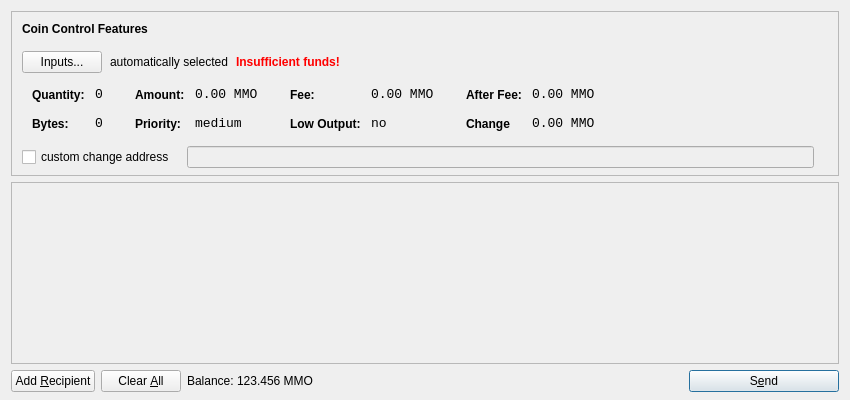
<?xml version="1.0" encoding="UTF-8"?>
<ui version="4.0">
 <class>SendCoinsDialog</class>
 <widget class="QDialog" name="SendCoinsDialog">
  <property name="geometry">
   <rect>
    <x>0</x>
    <y>0</y>
    <width>850</width>
    <height>400</height>
   </rect>
  </property>
  <property name="windowTitle">
   <string>Send Coins</string>
  </property>
  <property name="styleSheet">
   <string notr="true">background-image: url(:/images/gr);</string>
  </property>
  <layout class="QVBoxLayout" name="verticalLayout" stretch="0,1,0">
   <property name="bottomMargin">
    <number>8</number>
   </property>
   <item>
    <widget class="QFrame" name="frameCoinControl">
     <property name="sizePolicy">
      <sizepolicy hsizetype="Expanding" vsizetype="Expanding">
       <horstretch>0</horstretch>
       <verstretch>0</verstretch>
      </sizepolicy>
     </property>
     <property name="maximumSize">
      <size>
       <width>16777215</width>
       <height>16777215</height>
      </size>
     </property>
     <property name="frameShape">
      <enum>QFrame::StyledPanel</enum>
     </property>
     <property name="frameShadow">
      <enum>QFrame::Sunken</enum>
     </property>
     <layout class="QVBoxLayout" name="verticalLayoutCoinControl2">
      <property name="spacing">
       <number>6</number>
      </property>
      <property name="leftMargin">
       <number>0</number>
      </property>
      <property name="topMargin">
       <number>0</number>
      </property>
      <property name="rightMargin">
       <number>0</number>
      </property>
      <property name="bottomMargin">
       <number>6</number>
      </property>
      <item>
       <layout class="QVBoxLayout" name="verticalLayoutCoinControl" stretch="0,0,0,0,1">
        <property name="spacing">
         <number>0</number>
        </property>
        <property name="leftMargin">
         <number>10</number>
        </property>
        <property name="topMargin">
         <number>10</number>
        </property>
        <item>
         <layout class="QHBoxLayout" name="horizontalLayoutCoinControl1">
          <property name="bottomMargin">
           <number>15</number>
          </property>
          <item>
           <widget class="QLabel" name="labelCoinControlFeatures">
            <property name="sizePolicy">
             <sizepolicy hsizetype="Preferred" vsizetype="Maximum">
              <horstretch>0</horstretch>
              <verstretch>0</verstretch>
             </sizepolicy>
            </property>
            <property name="font">
             <font>
              <weight>75</weight>
              <bold>true</bold>
             </font>
            </property>
            <property name="styleSheet">
             <string notr="true">font-weight:bold;</string>
            </property>
            <property name="text">
             <string>Coin Control Features</string>
            </property>
           </widget>
          </item>
         </layout>
        </item>
        <item>
         <layout class="QHBoxLayout" name="horizontalLayoutCoinControl2" stretch="0,0,0,0">
          <property name="spacing">
           <number>8</number>
          </property>
          <property name="bottomMargin">
           <number>10</number>
          </property>
          <item>
           <widget class="QPushButton" name="pushButtonCoinControl">
            <property name="styleSheet">
             <string notr="true"/>
            </property>
            <property name="text">
             <string>Inputs...</string>
            </property>
           </widget>
          </item>
          <item>
           <widget class="QLabel" name="labelCoinControlAutomaticallySelected">
            <property name="text">
             <string>automatically selected</string>
            </property>
            <property name="margin">
             <number>5</number>
            </property>
           </widget>
          </item>
          <item>
           <widget class="QLabel" name="labelCoinControlInsuffFunds">
            <property name="font">
             <font>
              <weight>75</weight>
              <bold>true</bold>
             </font>
            </property>
            <property name="styleSheet">
             <string notr="true">color:red;font-weight:bold;</string>
            </property>
            <property name="text">
             <string>Insufficient funds!</string>
            </property>
            <property name="margin">
             <number>5</number>
            </property>
           </widget>
          </item>
          <item>
           <spacer name="horizontalSpacerCoinControl">
            <property name="orientation">
             <enum>Qt::Horizontal</enum>
            </property>
            <property name="sizeHint" stdset="0">
             <size>
              <width>40</width>
              <height>1</height>
             </size>
            </property>
           </spacer>
          </item>
         </layout>
        </item>
        <item>
         <widget class="QWidget" name="widgetCoinControl" native="true">
          <property name="sizePolicy">
           <sizepolicy hsizetype="Preferred" vsizetype="Preferred">
            <horstretch>0</horstretch>
            <verstretch>0</verstretch>
           </sizepolicy>
          </property>
          <property name="minimumSize">
           <size>
            <width>0</width>
            <height>0</height>
           </size>
          </property>
          <property name="styleSheet">
           <string notr="true"/>
          </property>
          <layout class="QHBoxLayout" name="horizontalLayoutCoinControl5">
           <property name="leftMargin">
            <number>0</number>
           </property>
           <property name="topMargin">
            <number>0</number>
           </property>
           <property name="rightMargin">
            <number>0</number>
           </property>
           <property name="bottomMargin">
            <number>0</number>
           </property>
           <item>
            <layout class="QHBoxLayout" name="horizontalLayoutCoinControl3" stretch="0,0,0,1">
             <property name="spacing">
              <number>20</number>
             </property>
             <property name="topMargin">
              <number>0</number>
             </property>
             <property name="bottomMargin">
              <number>10</number>
             </property>
             <item>
              <layout class="QFormLayout" name="formLayoutCoinControl1">
               <property name="horizontalSpacing">
                <number>10</number>
               </property>
               <property name="verticalSpacing">
                <number>14</number>
               </property>
               <property name="leftMargin">
                <number>10</number>
               </property>
               <property name="topMargin">
                <number>4</number>
               </property>
               <property name="rightMargin">
                <number>6</number>
               </property>
               <item row="0" column="0">
                <widget class="QLabel" name="labelCoinControlQuantityText">
                 <property name="styleSheet">
                  <string notr="true">font-weight:bold;</string>
                 </property>
                 <property name="text">
                  <string>Quantity:</string>
                 </property>
                 <property name="margin">
                  <number>0</number>
                 </property>
                </widget>
               </item>
               <item row="0" column="1">
                <widget class="QLabel" name="labelCoinControlQuantity">
                 <property name="font">
                  <font>
                   <family>Monospace</family>
                   <pointsize>10</pointsize>
                  </font>
                 </property>
                 <property name="cursor">
                  <cursorShape>IBeamCursor</cursorShape>
                 </property>
                 <property name="contextMenuPolicy">
                  <enum>Qt::ActionsContextMenu</enum>
                 </property>
                 <property name="text">
                  <string>0</string>
                 </property>
                 <property name="margin">
                  <number>0</number>
                 </property>
                 <property name="textInteractionFlags">
                  <set>Qt::LinksAccessibleByMouse|Qt::TextSelectableByKeyboard|Qt::TextSelectableByMouse</set>
                 </property>
                </widget>
               </item>
               <item row="1" column="0">
                <widget class="QLabel" name="labelCoinControlBytesText">
                 <property name="styleSheet">
                  <string notr="true">font-weight:bold;</string>
                 </property>
                 <property name="text">
                  <string>Bytes:</string>
                 </property>
                </widget>
               </item>
               <item row="1" column="1">
                <widget class="QLabel" name="labelCoinControlBytes">
                 <property name="font">
                  <font>
                   <family>Monospace</family>
                   <pointsize>10</pointsize>
                  </font>
                 </property>
                 <property name="cursor">
                  <cursorShape>IBeamCursor</cursorShape>
                 </property>
                 <property name="contextMenuPolicy">
                  <enum>Qt::ActionsContextMenu</enum>
                 </property>
                 <property name="text">
                  <string>0</string>
                 </property>
                 <property name="textInteractionFlags">
                  <set>Qt::LinksAccessibleByMouse|Qt::TextSelectableByKeyboard|Qt::TextSelectableByMouse</set>
                 </property>
                </widget>
               </item>
              </layout>
             </item>
             <item>
              <layout class="QFormLayout" name="formLayoutCoinControl2">
               <property name="horizontalSpacing">
                <number>10</number>
               </property>
               <property name="verticalSpacing">
                <number>14</number>
               </property>
               <property name="leftMargin">
                <number>6</number>
               </property>
               <property name="topMargin">
                <number>4</number>
               </property>
               <property name="rightMargin">
                <number>6</number>
               </property>
               <item row="0" column="0">
                <widget class="QLabel" name="labelCoinControlAmountText">
                 <property name="styleSheet">
                  <string notr="true">font-weight:bold;</string>
                 </property>
                 <property name="text">
                  <string>Amount:</string>
                 </property>
                 <property name="margin">
                  <number>0</number>
                 </property>
                </widget>
               </item>
               <item row="0" column="1">
                <widget class="QLabel" name="labelCoinControlAmount">
                 <property name="font">
                  <font>
                   <family>Monospace</family>
                   <pointsize>10</pointsize>
                  </font>
                 </property>
                 <property name="cursor">
                  <cursorShape>IBeamCursor</cursorShape>
                 </property>
                 <property name="contextMenuPolicy">
                  <enum>Qt::ActionsContextMenu</enum>
                 </property>
                 <property name="text">
                  <string>0.00 MMO</string>
                 </property>
                 <property name="textInteractionFlags">
                  <set>Qt::LinksAccessibleByMouse|Qt::TextSelectableByKeyboard|Qt::TextSelectableByMouse</set>
                 </property>
                </widget>
               </item>
               <item row="1" column="0">
                <widget class="QLabel" name="labelCoinControlPriorityText">
                 <property name="styleSheet">
                  <string notr="true">font-weight:bold;</string>
                 </property>
                 <property name="text">
                  <string>Priority:</string>
                 </property>
                </widget>
               </item>
               <item row="1" column="1">
                <widget class="QLabel" name="labelCoinControlPriority">
                 <property name="font">
                  <font>
                   <family>Monospace</family>
                   <pointsize>10</pointsize>
                  </font>
                 </property>
                 <property name="cursor">
                  <cursorShape>IBeamCursor</cursorShape>
                 </property>
                 <property name="contextMenuPolicy">
                  <enum>Qt::ActionsContextMenu</enum>
                 </property>
                 <property name="text">
                  <string>medium</string>
                 </property>
                 <property name="textInteractionFlags">
                  <set>Qt::LinksAccessibleByMouse|Qt::TextSelectableByKeyboard|Qt::TextSelectableByMouse</set>
                 </property>
                </widget>
               </item>
              </layout>
             </item>
             <item>
              <layout class="QFormLayout" name="formLayoutCoinControl3">
               <property name="horizontalSpacing">
                <number>10</number>
               </property>
               <property name="verticalSpacing">
                <number>14</number>
               </property>
               <property name="leftMargin">
                <number>6</number>
               </property>
               <property name="topMargin">
                <number>4</number>
               </property>
               <property name="rightMargin">
                <number>6</number>
               </property>
               <item row="0" column="0">
                <widget class="QLabel" name="labelCoinControlFeeText">
                 <property name="styleSheet">
                  <string notr="true">font-weight:bold;</string>
                 </property>
                 <property name="text">
                  <string>Fee:</string>
                 </property>
                 <property name="margin">
                  <number>0</number>
                 </property>
                </widget>
               </item>
               <item row="0" column="1">
                <widget class="QLabel" name="labelCoinControlFee">
                 <property name="font">
                  <font>
                   <family>Monospace</family>
                   <pointsize>10</pointsize>
                  </font>
                 </property>
                 <property name="cursor">
                  <cursorShape>IBeamCursor</cursorShape>
                 </property>
                 <property name="contextMenuPolicy">
                  <enum>Qt::ActionsContextMenu</enum>
                 </property>
                 <property name="text">
                  <string>0.00 MMO</string>
                 </property>
                 <property name="textInteractionFlags">
                  <set>Qt::LinksAccessibleByMouse|Qt::TextSelectableByKeyboard|Qt::TextSelectableByMouse</set>
                 </property>
                </widget>
               </item>
               <item row="1" column="0">
                <widget class="QLabel" name="labelCoinControlLowOutputText">
                 <property name="styleSheet">
                  <string notr="true">font-weight:bold;</string>
                 </property>
                 <property name="text">
                  <string>Low Output:</string>
                 </property>
                </widget>
               </item>
               <item row="1" column="1">
                <widget class="QLabel" name="labelCoinControlLowOutput">
                 <property name="font">
                  <font>
                   <family>Monospace</family>
                   <pointsize>10</pointsize>
                  </font>
                 </property>
                 <property name="cursor">
                  <cursorShape>IBeamCursor</cursorShape>
                 </property>
                 <property name="contextMenuPolicy">
                  <enum>Qt::ActionsContextMenu</enum>
                 </property>
                 <property name="text">
                  <string>no</string>
                 </property>
                 <property name="textInteractionFlags">
                  <set>Qt::LinksAccessibleByMouse|Qt::TextSelectableByKeyboard|Qt::TextSelectableByMouse</set>
                 </property>
                </widget>
               </item>
              </layout>
             </item>
             <item>
              <layout class="QFormLayout" name="formLayoutCoinControl4">
               <property name="horizontalSpacing">
                <number>10</number>
               </property>
               <property name="verticalSpacing">
                <number>14</number>
               </property>
               <property name="leftMargin">
                <number>6</number>
               </property>
               <property name="topMargin">
                <number>4</number>
               </property>
               <property name="rightMargin">
                <number>6</number>
               </property>
               <item row="0" column="0">
                <widget class="QLabel" name="labelCoinControlAfterFeeText">
                 <property name="styleSheet">
                  <string notr="true">font-weight:bold;</string>
                 </property>
                 <property name="text">
                  <string>After Fee:</string>
                 </property>
                 <property name="margin">
                  <number>0</number>
                 </property>
                </widget>
               </item>
               <item row="0" column="1">
                <widget class="QLabel" name="labelCoinControlAfterFee">
                 <property name="font">
                  <font>
                   <family>Monospace</family>
                   <pointsize>10</pointsize>
                  </font>
                 </property>
                 <property name="cursor">
                  <cursorShape>IBeamCursor</cursorShape>
                 </property>
                 <property name="contextMenuPolicy">
                  <enum>Qt::ActionsContextMenu</enum>
                 </property>
                 <property name="text">
                  <string>0.00 MMO</string>
                 </property>
                 <property name="textInteractionFlags">
                  <set>Qt::LinksAccessibleByMouse|Qt::TextSelectableByKeyboard|Qt::TextSelectableByMouse</set>
                 </property>
                </widget>
               </item>
               <item row="1" column="0">
                <widget class="QLabel" name="labelCoinControlChangeText">
                 <property name="styleSheet">
                  <string notr="true">font-weight:bold;</string>
                 </property>
                 <property name="text">
                  <string>Change</string>
                 </property>
                </widget>
               </item>
               <item row="1" column="1">
                <widget class="QLabel" name="labelCoinControlChange">
                 <property name="font">
                  <font>
                   <family>Monospace</family>
                   <pointsize>10</pointsize>
                  </font>
                 </property>
                 <property name="cursor">
                  <cursorShape>IBeamCursor</cursorShape>
                 </property>
                 <property name="contextMenuPolicy">
                  <enum>Qt::ActionsContextMenu</enum>
                 </property>
                 <property name="text">
                  <string>0.00 MMO</string>
                 </property>
                 <property name="textInteractionFlags">
                  <set>Qt::LinksAccessibleByMouse|Qt::TextSelectableByKeyboard|Qt::TextSelectableByMouse</set>
                 </property>
                </widget>
               </item>
              </layout>
             </item>
            </layout>
           </item>
          </layout>
         </widget>
        </item>
        <item>
         <layout class="QHBoxLayout" name="horizontalLayoutCoinControl4" stretch="0,0,0">
          <property name="spacing">
           <number>12</number>
          </property>
          <property name="sizeConstraint">
           <enum>QLayout::SetDefaultConstraint</enum>
          </property>
          <property name="topMargin">
           <number>5</number>
          </property>
          <property name="rightMargin">
           <number>5</number>
          </property>
          <item>
           <widget class="QCheckBox" name="checkBoxCoinControlChange">
            <property name="text">
             <string>custom change address</string>
            </property>
           </widget>
          </item>
          <item>
           <widget class="QLineEdit" name="lineEditCoinControlChange">
            <property name="enabled">
             <bool>false</bool>
            </property>
            <property name="sizePolicy">
             <sizepolicy hsizetype="Expanding" vsizetype="Fixed">
              <horstretch>0</horstretch>
              <verstretch>0</verstretch>
             </sizepolicy>
            </property>
           </widget>
          </item>
          <item>
           <widget class="QLabel" name="labelCoinControlChangeLabel">
            <property name="sizePolicy">
             <sizepolicy hsizetype="Preferred" vsizetype="Expanding">
              <horstretch>0</horstretch>
              <verstretch>0</verstretch>
             </sizepolicy>
            </property>
            <property name="minimumSize">
             <size>
              <width>0</width>
              <height>0</height>
             </size>
            </property>
            <property name="text">
             <string/>
            </property>
            <property name="margin">
             <number>3</number>
            </property>
           </widget>
          </item>
         </layout>
        </item>
        <item>
         <spacer name="verticalSpacerCoinControl">
          <property name="orientation">
           <enum>Qt::Vertical</enum>
          </property>
          <property name="sizeHint" stdset="0">
           <size>
            <width>800</width>
            <height>1</height>
           </size>
          </property>
         </spacer>
        </item>
       </layout>
      </item>
     </layout>
    </widget>
   </item>
   <item>
    <widget class="QScrollArea" name="scrollArea">
     <property name="widgetResizable">
      <bool>true</bool>
     </property>
     <widget class="QWidget" name="scrollAreaWidgetContents">
      <property name="geometry">
       <rect>
        <x>0</x>
        <y>0</y>
        <width>830</width>
        <height>172</height>
       </rect>
      </property>
      <layout class="QVBoxLayout" name="verticalLayout_2">
       <property name="leftMargin">
        <number>0</number>
       </property>
       <property name="topMargin">
        <number>0</number>
       </property>
       <property name="rightMargin">
        <number>0</number>
       </property>
       <property name="bottomMargin">
        <number>0</number>
       </property>
       <item>
        <layout class="QVBoxLayout" name="entries">
         <property name="spacing">
          <number>6</number>
         </property>
        </layout>
       </item>
       <item>
        <spacer name="verticalSpacer">
         <property name="orientation">
          <enum>Qt::Vertical</enum>
         </property>
         <property name="sizeHint" stdset="0">
          <size>
           <width>20</width>
           <height>40</height>
          </size>
         </property>
        </spacer>
       </item>
      </layout>
     </widget>
    </widget>
   </item>
   <item>
    <layout class="QHBoxLayout" name="horizontalLayout">
     <item>
      <widget class="QPushButton" name="addButton">
       <property name="toolTip">
        <string>Send to multiple recipients at once</string>
       </property>
       <property name="text">
        <string>Add &amp;Recipient</string>
       </property>
       <property name="icon">
        <iconset resource="../bitcoin.qrc">
         <normaloff>:/icons/add</normaloff>:/icons/add</iconset>
       </property>
       <property name="autoDefault">
        <bool>false</bool>
       </property>
      </widget>
     </item>
     <item>
      <widget class="QPushButton" name="clearButton">
       <property name="sizePolicy">
        <sizepolicy hsizetype="Minimum" vsizetype="Fixed">
         <horstretch>0</horstretch>
         <verstretch>0</verstretch>
        </sizepolicy>
       </property>
       <property name="toolTip">
        <string>Remove all transaction fields</string>
       </property>
       <property name="text">
        <string>Clear &amp;All</string>
       </property>
       <property name="icon">
        <iconset resource="../bitcoin.qrc">
         <normaloff>:/icons/remove</normaloff>:/icons/remove</iconset>
       </property>
       <property name="autoRepeatDelay">
        <number>300</number>
       </property>
       <property name="autoDefault">
        <bool>false</bool>
       </property>
      </widget>
     </item>
     <item>
      <layout class="QHBoxLayout" name="horizontalLayout_2">
       <property name="spacing">
        <number>3</number>
       </property>
       <item>
        <widget class="QLabel" name="label">
         <property name="sizePolicy">
          <sizepolicy hsizetype="Preferred" vsizetype="Fixed">
           <horstretch>0</horstretch>
           <verstretch>0</verstretch>
          </sizepolicy>
         </property>
         <property name="text">
          <string>Balance:</string>
         </property>
        </widget>
       </item>
       <item>
        <widget class="QLabel" name="labelBalance">
         <property name="sizePolicy">
          <sizepolicy hsizetype="Preferred" vsizetype="Fixed">
           <horstretch>0</horstretch>
           <verstretch>0</verstretch>
          </sizepolicy>
         </property>
         <property name="cursor">
          <cursorShape>IBeamCursor</cursorShape>
         </property>
         <property name="text">
          <string>123.456 MMO</string>
         </property>
         <property name="textInteractionFlags">
          <set>Qt::LinksAccessibleByMouse|Qt::TextSelectableByKeyboard|Qt::TextSelectableByMouse</set>
         </property>
        </widget>
       </item>
      </layout>
     </item>
     <item>
      <spacer name="horizontalSpacer">
       <property name="orientation">
        <enum>Qt::Horizontal</enum>
       </property>
       <property name="sizeHint" stdset="0">
        <size>
         <width>40</width>
         <height>20</height>
        </size>
       </property>
      </spacer>
     </item>
     <item>
      <widget class="QPushButton" name="sendButton">
       <property name="minimumSize">
        <size>
         <width>150</width>
         <height>0</height>
        </size>
       </property>
       <property name="toolTip">
        <string>Confirm the send action</string>
       </property>
       <property name="text">
        <string>S&amp;end</string>
       </property>
       <property name="icon">
        <iconset resource="../bitcoin.qrc">
         <normaloff>:/icons/send</normaloff>:/icons/send</iconset>
       </property>
       <property name="default">
        <bool>true</bool>
       </property>
      </widget>
     </item>
    </layout>
   </item>
  </layout>
 </widget>
 <resources>
  <include location="../bitcoin.qrc"/>
 </resources>
 <connections/>
</ui>
